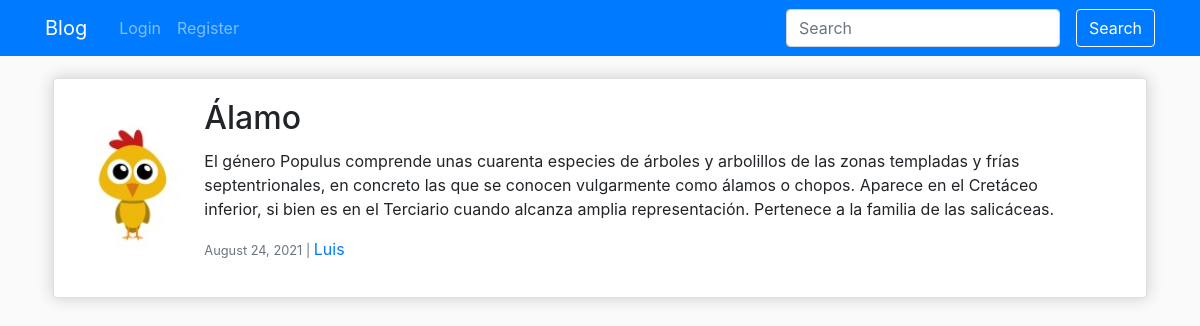
Screenshot of /post/7/ with the database file from the repository.
### blog/models.py (models this page shows, shortened)
class Post(models.Model):
    title = models.CharField(max_length=150)
    content = models.TextField()
    date = models.DateTimeField(default=timezone.now)
    author = models.ForeignKey(User, on_delete=CASCADE)

### users/models.py (models this page shows, shortened)
class Avatar(models.Model):
    user = models.OneToOneField(User, on_delete=models.CASCADE)
    image = models.ImageField(default='unknown.jpeg', upload_to='avatar_img')

### blog/views.py (the view)
# urls.py: path('post/<int:pk>/', PostDetailView.as_view(), name='post-detail'),
class PostDetailView(DetailView):
    model = Post

### blog/templates/blog/post_detail.html (shortened to what this page needs)
{% extends "blog/base.html" %}
{% block content %}
<div class="container p-2">
  <div class="card">
    <div class="card-body">
      <div class="row">
        <div class="col-2 post-img">
          <img class="avatar-img rounded-circle" src="{{ object.author.avatar.image.url }}" />
        </div>
        <div class="col-10 post-content">
          <h2 class="card-title">{{ object.title }}</h2>
          <p class="card-text">{{ object.content }}</p>
          <p>
            <small class="text-muted">{{ object.date|date:"F d, Y" }} | </small
            ><a href="{% url 'user-posts' object.author.username %}">{{ object.author }}</a>
          </p>
        </div>
      </div>
    </div>
  </div>
</div>
{% endblock content %}

### blog/static/blog/css/style.css (style rules this page uses)
body { padding-top: 70px; background-color: hsl(0, 0%, 98%); }
.card { box-shadow:hsl(0, 0%, 80%) 0 0 16px; }
.post-img { margin: auto 0; }
.post-content { margin-left: -50px; }
.avatar-img { height: 125px; width: 125px; }

### rows the page displays
Post: author.avatar.image (picture), title "Álamo", content "El género Populus comprende unas cuarenta especies de árboles y arbolillos de las zonas templadas y frías septentrionales, en concreto las que se conocen vulgarmente como álamos o chopos. Aparece en el Cretáceo inferior, si bien es en el Terciario cuando alcanza amplia representación. Pertenece a la familia de las salicáceas.", date "August 24, 2021", author "Luis"
